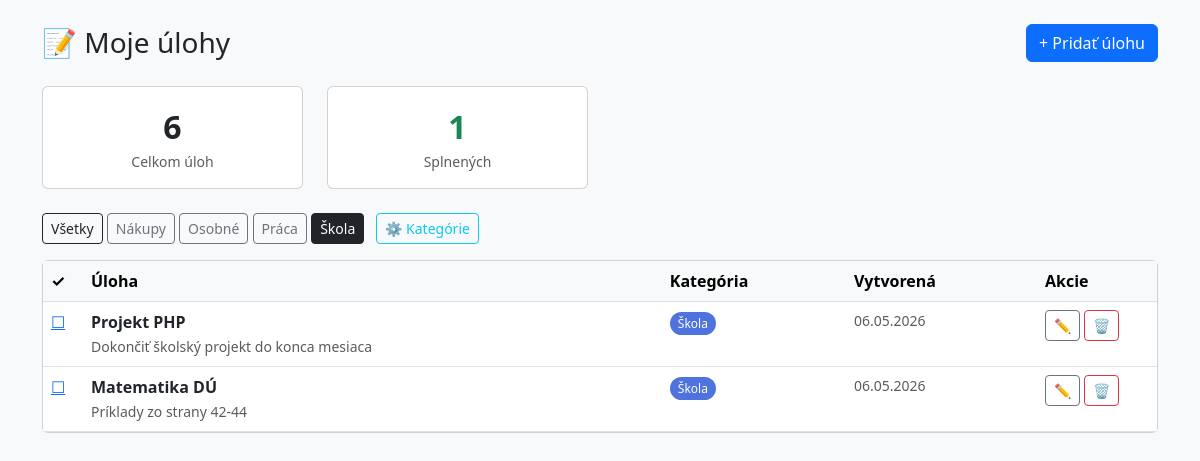
The page /index.php?kategoria=1 on the database its author committed.
### tables this page shows
CREATE TABLE IF NOT EXISTS kategorie (
  id        INT AUTO_INCREMENT PRIMARY KEY,
  nazov     VARCHAR(100) NOT NULL,
  farba     VARCHAR(7)   NOT NULL DEFAULT '#6c757d'
   
);

CREATE TABLE IF NOT EXISTS ulohy (
  id              INT AUTO_INCREMENT PRIMARY KEY,
  nazov           VARCHAR(255) NOT NULL,
  popis           TEXT,
  hotova          TINYINT(1)   NOT NULL DEFAULT 0,   
  kategoria_id    INT,
  datum_vytvorenia DATETIME    NOT NULL DEFAULT CURRENT_TIMESTAMP,
  FOREIGN KEY (kategoria_id) REFERENCES kategorie(id) ON DELETE SET NULL
);

### index.php (the view, shortened to what this page needs)
<?php
include "db.php";
$filter_kategoria = isset($_GET['kategoria']) ? (int)$_GET['kategoria'] : 0;
$sql = "
    SELECT u.*, k.nazov AS kat_nazov, k.farba AS kat_farba
    FROM ulohy u
    LEFT JOIN kategorie k ON u.kategoria_id = k.id
";
if ($filter_kategoria > 0) {
    $sql .= " WHERE u.kategoria_id = $filter_kategoria";
}
$sql .= " ORDER BY u.hotova ASC, u.datum_vytvorenia DESC";
$vysledok = mysqli_query($conn, $sql);
$kategorie = mysqli_query($conn, "SELECT * FROM kategorie ORDER BY nazov");
$stat = mysqli_query($conn, "SELECT COUNT(*) as celkom, SUM(hotova) as splnene FROM ulohy");
$stat_row = mysqli_fetch_assoc($stat);
?>
<!DOCTYPE html>
<html lang="sk">
<head>
  <link href="https://cdn.jsdelivr.net/npm/bootstrap@5.3.0/dist/css/bootstrap.min.css" rel="stylesheet">
</head>
<body class="bg-light">
<div class="container py-4">
  <div class="d-flex justify-content-between align-items-center mb-4">
    <h1 class="h3 mb-0">📝 Moje úlohy</h1>
    <a href="pridat.php" class="btn btn-primary">+ Pridať úlohu</a>
  </div>
  <div class="row mb-4">
    <div class="col-6 col-md-3">
      <div class="card text-center p-3">
        <div class="fs-2 fw-bold"><?= $stat_row['celkom'] ?></div>
        <div class="text-muted small">Celkom úloh</div>
      </div>
    </div>
    <div class="col-6 col-md-3">
      <div class="card text-center p-3">
        <div class="fs-2 fw-bold text-success"><?= (int)$stat_row['splnene'] ?></div>
        <div class="text-muted small">Splnených</div>
      </div>
    </div>
  </div>
  <div class="mb-3">
    <a href="index.php" class="btn btn-sm <?= $filter_kategoria == 0 ? 'btn-dark' : 'btn-outline-dark' ?>">
      Všetky
    </a>
    <?php
    mysqli_data_seek($kategorie, 0);
    while ($kat = mysqli_fetch_assoc($kategorie)):
    ?>
      <a href="index.php?kategoria=<?= $kat['id'] ?>"
         class="btn btn-sm <?= $filter_kategoria == $kat['id'] ? 'btn-dark' : 'btn-outline-secondary' ?>">
        <?= htmlspecialchars($kat['nazov']) ?>
      </a>
    <?php endwhile; ?>
    <a href="kategorie.php" class="btn btn-sm btn-outline-info ms-2">⚙ Kategórie</a>
  </div>
  <div class="card">
    <table class="table table-hover mb-0">
      <thead class="table-light">
        <tr>
          <th width="40">✓</th>
          <th>Úloha</th>
          <th>Kategória</th>
          <th>Vytvorená</th>
          <th width="120">Akcie</th>
        </tr>
      </thead>
      <tbody>
        <?php while ($uloha = mysqli_fetch_assoc($vysledok)): ?>
          <tr class="<?= $uloha['hotova'] ? 'uloha-splnena' : '' ?>">
            <td>
              <a href="index.php?toggle=<?= $uloha['id'] ?>" title="Označiť">
                <?= $uloha['hotova'] ? '☑' : '☐' ?>
              </a>
            </td>
            <td>
              <strong><?= htmlspecialchars($uloha['nazov']) ?></strong>
              <?php if ($uloha['popis']): ?>
                <br><small class="text-muted"><?= htmlspecialchars($uloha['popis']) ?></small>
              <?php endif; ?>
            </td>
            <td>
              <?php if ($uloha['kat_nazov']): ?>
                <span class="kat-badge" style="background:<?= $uloha['kat_farba'] ?>">
                  <?= htmlspecialchars($uloha['kat_nazov']) ?>
                </span>
              <?php else: ?>
                <span class="text-muted small">—</span>
              <?php endif; ?>
            </td>
            <td class="text-muted small">
              <?= date('d.m.Y', strtotime($uloha['datum_vytvorenia'])) ?>
            </td>
            <td>
              <a href="upravit.php?id=<?= $uloha['id'] ?>" class="btn btn-sm btn-outline-secondary">✏</a>
              <a href="zmazat.php?id=<?= $uloha['id'] ?>"
                 class="btn btn-sm btn-outline-danger"
                 onclick="return confirm('Naozaj zmazať túto úlohu?')">🗑</a>
            </td>
          </tr>
        <?php endwhile; ?>
      </tbody>
    </table>
  </div>
</div>
</body>
</html>

### index.php (style rules this page uses)
.kat-badge { font-size: 0.75rem; padding: 3px 8px; border-radius: 12px; color: #fff; }

### rows shown on the page
kategorie: nazov "Nákupy"
kategorie: nazov "Osobné"
kategorie: nazov "Práca"
kategorie: nazov "Škola"
ulohy: nazov "Projekt PHP", popis "Dokončiť školský projekt do konca mesiaca", kategoria.nazov "Škola", datum_vytvorenia "06.05.2026"
ulohy: nazov "Matematika DÚ", popis "Príklady zo strany 42-44", kategoria.nazov "Škola", datum_vytvorenia "06.05.2026"

### other values the page prints
$stat_row['celkom'] "6"
$stat_row['splnene'] "1"
